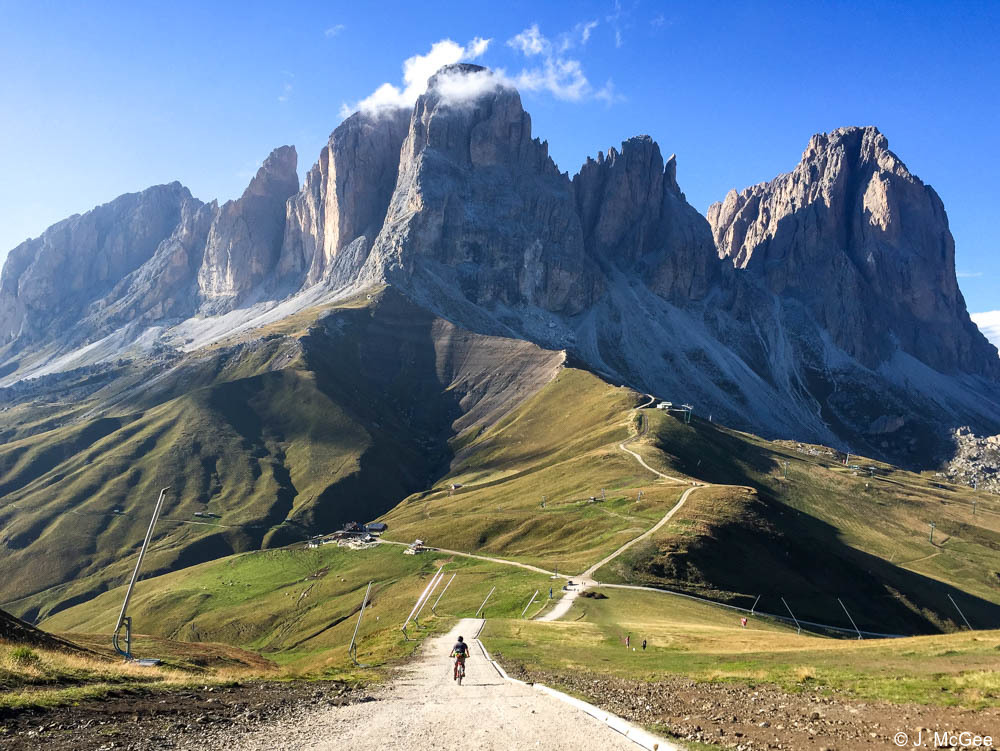
#> input picture SLIC Superpixel/data/dolomites.jpg, 1000 x 751 px
$ python slic.py --image data/dolomites.jpg
#> lines starting #> are read from the running program, lines starting #| are printed output that depends on the picture; after the words box and inside, x2 and y2 are one past the last pixel; in counts of white or black regions, pixels touching at a corner belong together
import cv2
import argparse
import numpy as np
from skimage.util import img_as_float
from skimage.segmentation import slic


def get_coord(event, x, y, _, __):
    global coord_x, coord_y
    if event == cv2.EVENT_LBUTTONDOWN:
        coord_x = x
        coord_y = y


ap = argparse.ArgumentParser()
ap.add_argument("-i", "--image", required=True, help="Path of the image")
ap.add_argument("-n", "--n_segments", help="Number of segments used in slic func")
args = vars(ap.parse_args())

image = img_as_float(cv2.imread(args["image"]))

num_segment = 50 if args["n_segments"] is None else int(args["n_segments"])
segments = slic(image, n_segments=num_segment, sigma=5)
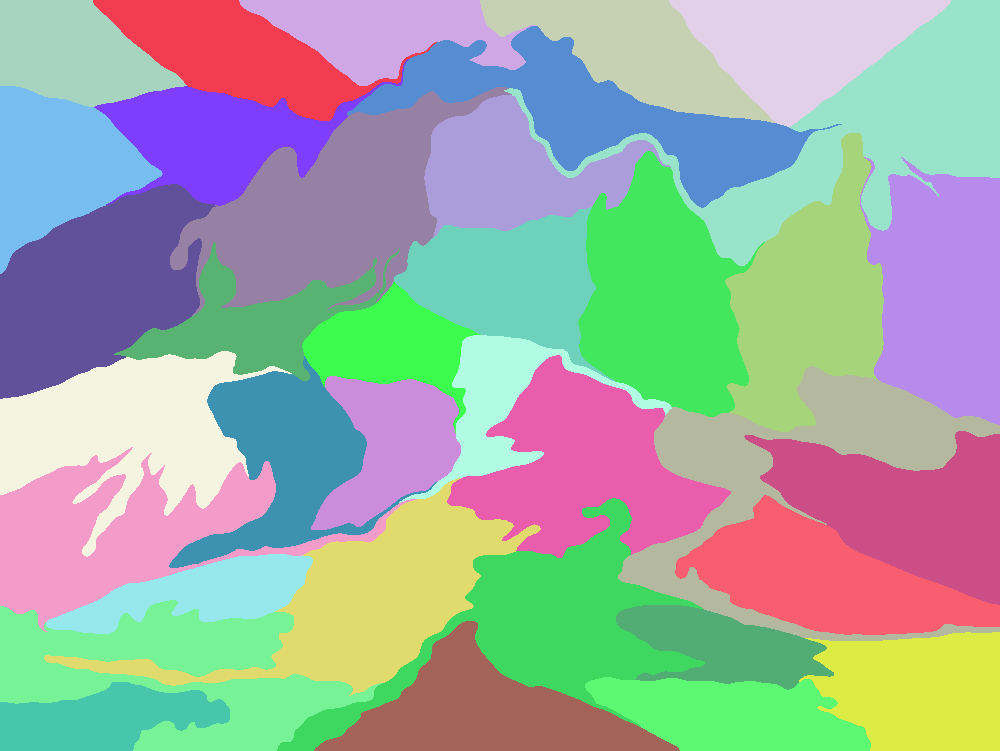
#> segments: shape (751, 1000) int64; 36 distinct labels, from 1 to 36; one colour per label, 0 black

window_name = "n_segments = " + str(num_segment)
cv2.namedWindow(window_name)
cv2.setMouseCallback(window_name, get_coord)

coord_x = coord_y = 0
while True:
    selected_segment = segments[coord_y][coord_x]
#> selected_segment = 1
    mask = np.zeros(image.shape[:2], dtype="uint8")
    mask[segments == selected_segment] = 255

    cv2.imshow(window_name, image)
    cv2.imshow("Selected segment", mask)
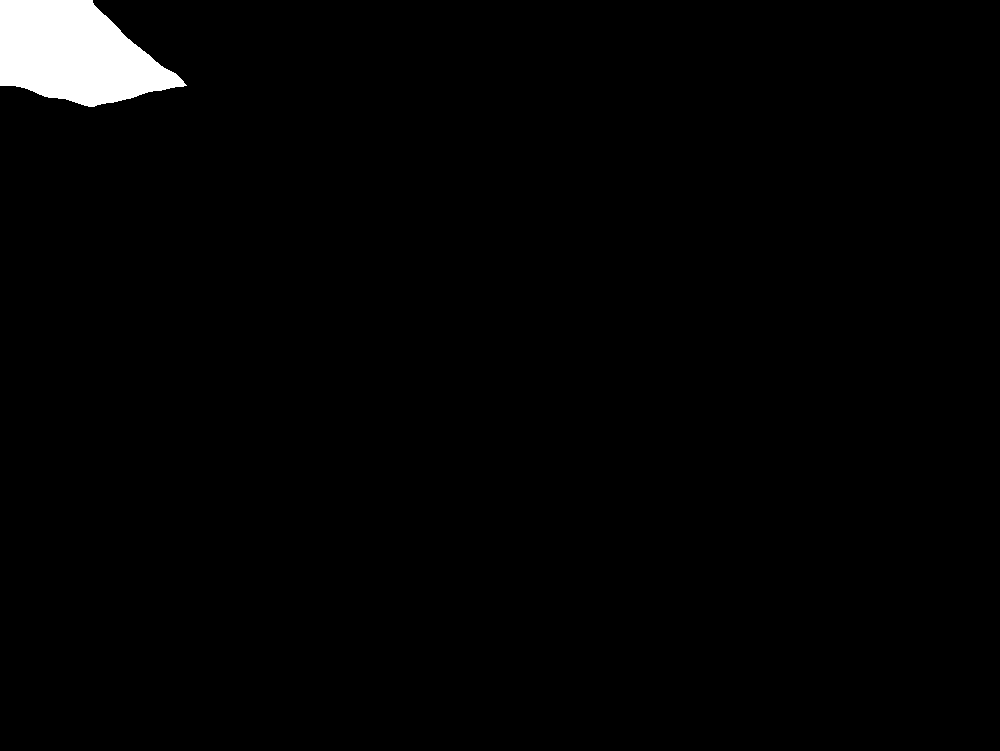
#> window 'Selected segment': shape (751, 1000); 1.8% white; 1 white region, box (x1, y1, x2, y2) and area: (0, 0, 187, 107) 13542
    if cv2.waitKey(20) & 0xFF == 27:
#> (key Esc is pressed here)
        break

cv2.destroyAllWindows()
